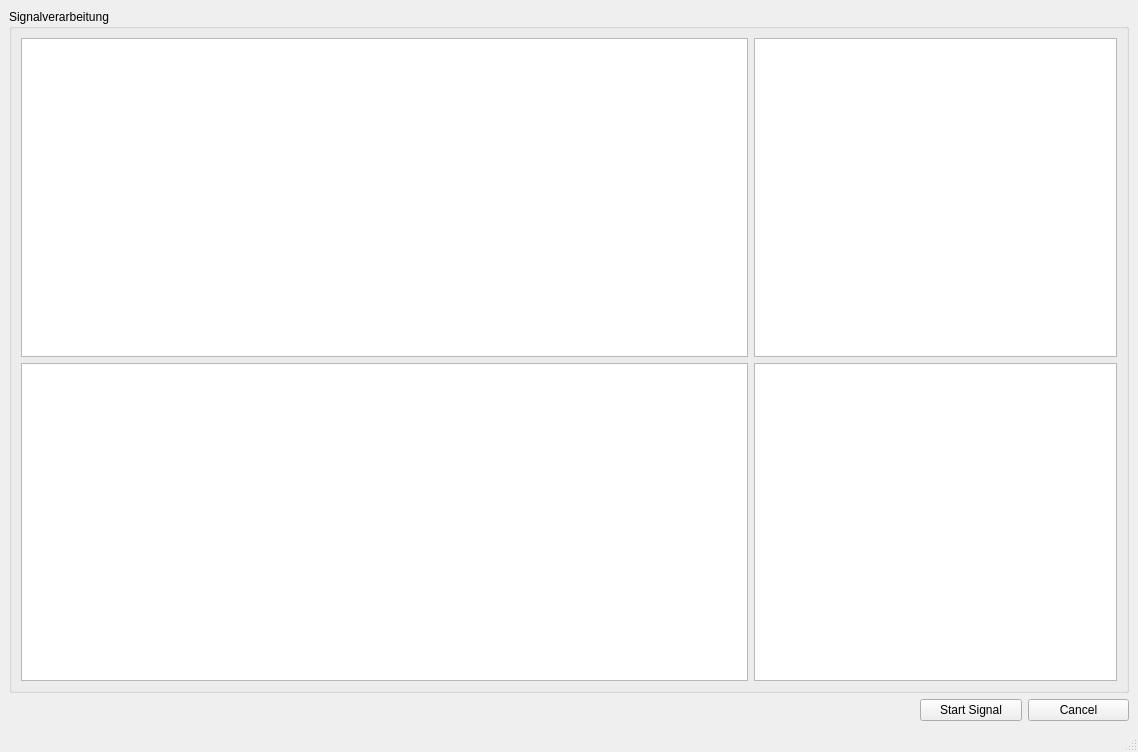
<?xml version="1.0" encoding="UTF-8"?>
<ui version="4.0">
 <class>MainWindow</class>
 <widget class="QMainWindow" name="MainWindow">
  <property name="geometry">
   <rect>
    <x>0</x>
    <y>0</y>
    <width>1138</width>
    <height>752</height>
   </rect>
  </property>
  <property name="windowTitle">
   <string>MainWindow</string>
  </property>
  <widget class="QWidget" name="centralwidget">
   <layout class="QHBoxLayout" name="horizontalLayout_10">
    <item>
     <layout class="QVBoxLayout" name="verticalLayout_8">
      <item>
       <widget class="QGroupBox" name="groupBox_2">
        <property name="title">
         <string>Signalverarbeitung</string>
        </property>
        <layout class="QHBoxLayout" name="horizontalLayout_3">
         <item>
          <layout class="QHBoxLayout" name="horizontalLayout_2" stretch="2,1">
           <item>
            <layout class="QVBoxLayout" name="verticalLayout_4">
             <item>
              <widget class="PlotWidget" name="plotWidget"/>
             </item>
             <item>
              <widget class="PlotWidget" name="plotWidget_2"/>
             </item>
            </layout>
           </item>
           <item>
            <layout class="QVBoxLayout" name="verticalLayout_6">
             <item>
              <widget class="PlotWidget" name="plotWidget_3"/>
             </item>
             <item>
              <widget class="PlotWidget" name="plotWidget_4"/>
             </item>
            </layout>
           </item>
          </layout>
         </item>
        </layout>
       </widget>
      </item>
      <item>
       <layout class="QHBoxLayout" name="horizontalLayout_9" stretch="9,1,1">
        <item>
         <spacer name="horizontalSpacer">
          <property name="orientation">
           <enum>Qt::Horizontal</enum>
          </property>
          <property name="sizeHint" stdset="0">
           <size>
            <width>40</width>
            <height>20</height>
           </size>
          </property>
         </spacer>
        </item>
        <item>
         <widget class="QPushButton" name="pushButton_start">
          <property name="text">
           <string>Start Signal</string>
          </property>
         </widget>
        </item>
        <item>
         <widget class="QPushButton" name="pushButton_cancel">
          <property name="text">
           <string>Cancel</string>
          </property>
         </widget>
        </item>
       </layout>
      </item>
     </layout>
    </item>
   </layout>
  </widget>
  <widget class="QMenuBar" name="menubar">
   <property name="geometry">
    <rect>
     <x>0</x>
     <y>0</y>
     <width>1138</width>
     <height>26</height>
    </rect>
   </property>
  </widget>
  <widget class="QStatusBar" name="statusbar"/>
 </widget>
 <customwidgets>
  <customwidget>
   <class>PlotWidget</class>
   <extends>QGraphicsView</extends>
   <header>plotwidget.h</header>
  </customwidget>
 </customwidgets>
 <resources/>
 <connections/>
</ui>
